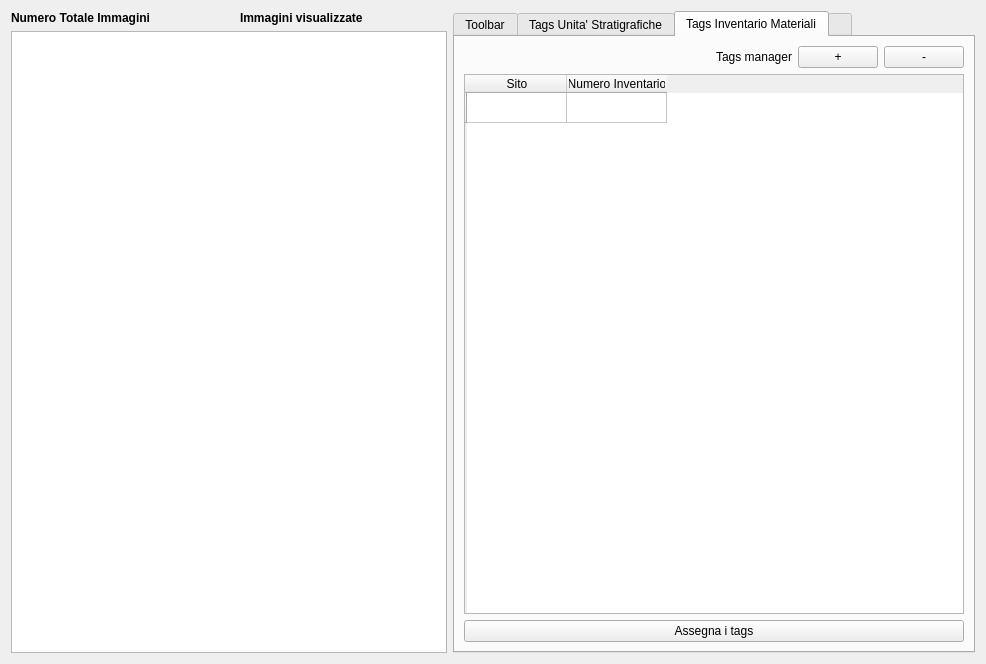
<?xml version="1.0" encoding="UTF-8"?>
<ui version="4.0">
 <class>DialogImageViewer</class>
 <widget class="QDialog" name="DialogImageViewer">
  <property name="geometry">
   <rect>
    <x>0</x>
    <y>0</y>
    <width>986</width>
    <height>664</height>
   </rect>
  </property>
  <property name="windowTitle">
   <string>Dialog</string>
  </property>
  <layout class="QGridLayout" name="gridLayout_2">
   <item row="0" column="0">
    <widget class="QSplitter" name="splitter">
     <property name="orientation">
      <enum>Qt::Horizontal</enum>
     </property>
     <widget class="QWidget" name="layoutWidget">
      <layout class="QGridLayout" name="gridLayout">
       <item row="0" column="3">
        <widget class="QLabel" name="label_img_visualizzate">
         <property name="text">
          <string/>
         </property>
        </widget>
       </item>
       <item row="0" column="1">
        <widget class="QLabel" name="label_num_tot_immagini">
         <property name="text">
          <string/>
         </property>
        </widget>
       </item>
       <item row="0" column="0">
        <widget class="QLabel" name="label_2">
         <property name="font">
          <font>
           <weight>75</weight>
           <bold>true</bold>
          </font>
         </property>
         <property name="text">
          <string>Numero Totale Immagini</string>
         </property>
        </widget>
       </item>
       <item row="0" column="2">
        <widget class="QLabel" name="label_4">
         <property name="font">
          <font>
           <weight>75</weight>
           <bold>true</bold>
          </font>
         </property>
         <property name="text">
          <string>Immagini visualizzate</string>
         </property>
        </widget>
       </item>
       <item row="1" column="0" colspan="4">
        <widget class="QListWidget" name="iconListWidget">
         <property name="frameShape">
          <enum>QFrame::StyledPanel</enum>
         </property>
         <property name="frameShadow">
          <enum>QFrame::Sunken</enum>
         </property>
         <property name="lineWidth">
          <number>2</number>
         </property>
         <property name="midLineWidth">
          <number>2</number>
         </property>
         <property name="showDropIndicator" stdset="0">
          <bool>false</bool>
         </property>
         <property name="selectionMode">
          <enum>QAbstractItemView::NoSelection</enum>
         </property>
         <property name="iconSize">
          <size>
           <width>150</width>
           <height>150</height>
          </size>
         </property>
         <property name="textElideMode">
          <enum>Qt::ElideMiddle</enum>
         </property>
         <property name="movement">
          <enum>QListView::Snap</enum>
         </property>
         <property name="resizeMode">
          <enum>QListView::Adjust</enum>
         </property>
         <property name="layoutMode">
          <enum>QListView::Batched</enum>
         </property>
         <property name="gridSize">
          <size>
           <width>154</width>
           <height>154</height>
          </size>
         </property>
         <property name="viewMode">
          <enum>QListView::IconMode</enum>
         </property>
         <property name="modelColumn">
          <number>0</number>
         </property>
         <property name="uniformItemSizes">
          <bool>false</bool>
         </property>
         <property name="batchSize">
          <number>1000</number>
         </property>
        </widget>
       </item>
      </layout>
     </widget>
    </widget>
   </item>
   <item row="0" column="1">
    <widget class="QTabWidget" name="tabWidget">
     <property name="currentIndex">
      <number>2</number>
     </property>
     <widget class="QWidget" name="tab_1">
      <attribute name="title">
       <string>Toolbar</string>
      </attribute>
      <layout class="QFormLayout" name="formLayout">
       <property name="fieldGrowthPolicy">
        <enum>QFormLayout::AllNonFixedFieldsGrow</enum>
       </property>
       <item row="0" column="0" colspan="2">
        <layout class="QGridLayout" name="gridLayout_4">
         <item row="1" column="0" colspan="2">
          <layout class="QGridLayout" name="gridLayout_5">
           <item row="2" column="0">
            <widget class="QPushButton" name="pushButton_delete">
             <property name="font">
              <font>
               <pointsize>9</pointsize>
              </font>
             </property>
             <property name="toolTip">
              <string>Delete record</string>
             </property>
             <property name="text">
              <string/>
             </property>
             <property name="icon">
              <iconset>
               <normaloff>:/icons/delete.png</normaloff>:/images/delete.png</iconset>
             </property>
            </widget>
           </item>
           <item row="2" column="2">
            <widget class="QPushButton" name="pushButton_new_search">
             <property name="font">
              <font>
               <pointsize>9</pointsize>
              </font>
             </property>
             <property name="toolTip">
              <string>new search</string>
             </property>
             <property name="text">
              <string/>
             </property>
             <property name="icon">
              <iconset>
               <normaloff>:/icons/new_search.png</normaloff>:/images/new_search.png</iconset>
             </property>
            </widget>
           </item>
           <item row="2" column="3">
            <widget class="QPushButton" name="pushButton_search_go">
             <property name="font">
              <font>
               <pointsize>9</pointsize>
              </font>
             </property>
             <property name="toolTip">
              <string>search !!!</string>
             </property>
             <property name="text">
              <string/>
             </property>
             <property name="icon">
              <iconset>
               <normaloff>:/icons/search.png</normaloff>:/images/search.png</iconset>
             </property>
            </widget>
           </item>
           <item row="2" column="6">
            <widget class="QPushButton" name="pushButton_sort">
             <property name="font">
              <font>
               <pointsize>9</pointsize>
              </font>
             </property>
             <property name="toolTip">
              <string>Order by</string>
             </property>
             <property name="text">
              <string/>
             </property>
             <property name="icon">
              <iconset>
               <normaloff>:/icons/sort.png</normaloff>:/images/sort.png</iconset>
             </property>
            </widget>
           </item>
           <item row="2" column="4">
            <widget class="QPushButton" name="pushButton_view_all">
             <property name="font">
              <font>
               <pointsize>9</pointsize>
              </font>
             </property>
             <property name="toolTip">
              <string>View alls records</string>
             </property>
             <property name="text">
              <string/>
             </property>
             <property name="icon">
              <iconset>
               <normaloff>:/icons/view_all.png</normaloff>:/images/view_all.png</iconset>
             </property>
            </widget>
           </item>
           <item row="0" column="0">
            <widget class="QPushButton" name="pushButton_last_rec">
             <property name="toolTip">
              <string>Last rec</string>
             </property>
             <property name="text">
              <string/>
             </property>
             <property name="icon">
              <iconset>
               <normaloff>:/icons/7_rightArrows.png</normaloff>:/images/7_rightArrows.png</iconset>
             </property>
            </widget>
           </item>
           <item row="0" column="1">
            <widget class="QPushButton" name="pushButton_first_rec">
             <property name="toolTip">
              <string>First rec</string>
             </property>
             <property name="text">
              <string/>
             </property>
             <property name="icon">
              <iconset>
               <normaloff>:/icons/5_leftArrows.png</normaloff>:/images/5_leftArrows.png</iconset>
             </property>
            </widget>
           </item>
           <item row="0" column="2">
            <widget class="QPushButton" name="pushButton_prev_rec">
             <property name="toolTip">
              <string>Prev rec</string>
             </property>
             <property name="text">
              <string/>
             </property>
             <property name="icon">
              <iconset>
               <normaloff>:/icons/4_leftArrow.png</normaloff>:/images/4_leftArrow.png</iconset>
             </property>
            </widget>
           </item>
           <item row="0" column="3">
            <widget class="QPushButton" name="pushButton_next_rec">
             <property name="toolTip">
              <string>Next rec</string>
             </property>
             <property name="text">
              <string/>
             </property>
             <property name="icon">
              <iconset>
               <normaloff>:/icons/6_rightArrow.png</normaloff>:/images/6_rightArrow.png</iconset>
             </property>
            </widget>
           </item>
           <item row="0" column="4">
            <widget class="QPushButton" name="pushButton_new_rec">
             <property name="font">
              <font>
               <pointsize>9</pointsize>
              </font>
             </property>
             <property name="toolTip">
              <string>New record</string>
             </property>
             <property name="text">
              <string/>
             </property>
             <property name="icon">
              <iconset>
               <normaloff>:/icons/newrec.png</normaloff>:/images/newrec.png</iconset>
             </property>
            </widget>
           </item>
           <item row="0" column="6">
            <widget class="QPushButton" name="pushButton_save">
             <property name="font">
              <font>
               <pointsize>9</pointsize>
              </font>
             </property>
             <property name="toolTip">
              <string>Save</string>
             </property>
             <property name="text">
              <string/>
             </property>
             <property name="icon">
              <iconset>
               <normaloff>:/icons/b_save.png</normaloff>:/images/b_save.png</iconset>
             </property>
             <property name="autoDefault">
              <bool>false</bool>
             </property>
            </widget>
           </item>
          </layout>
         </item>
         <item row="0" column="0">
          <widget class="QLabel" name="label_29">
           <property name="font">
            <font>
             <weight>75</weight>
             <bold>true</bold>
            </font>
           </property>
           <property name="text">
            <string>DBMS Toolbar</string>
           </property>
          </widget>
         </item>
         <item row="0" column="1">
          <widget class="QPushButton" name="pushButton_openMedia">
           <property name="text">
            <string>Apri Immagini</string>
           </property>
          </widget>
         </item>
        </layout>
       </item>
       <item row="1" column="0">
        <widget class="QPushButton" name="pushButton_chose_dir">
         <property name="text">
          <string>Carica le immagini nel DB</string>
         </property>
        </widget>
       </item>
       <item row="4" column="0">
        <widget class="QLabel" name="label_5">
         <property name="font">
          <font>
           <pointsize>14</pointsize>
           <weight>75</weight>
           <bold>true</bold>
          </font>
         </property>
         <property name="text">
          <string>Tags</string>
         </property>
        </widget>
       </item>
       <item row="5" column="0" colspan="2">
        <widget class="QTableWidget" name="tableWidget_tags">
         <column>
          <property name="text">
           <string>ID tag</string>
          </property>
          <property name="background">
           <color>
            <red>255</red>
            <green>255</green>
            <blue>255</blue>
           </color>
          </property>
         </column>
         <column>
          <property name="text">
           <string>Categoria Tag</string>
          </property>
          <property name="background">
           <color>
            <red>255</red>
            <green>255</green>
            <blue>255</blue>
           </color>
          </property>
         </column>
         <column>
          <property name="text">
           <string>Tag</string>
          </property>
          <property name="background">
           <color>
            <red>24</red>
            <green>183</green>
            <blue>240</blue>
           </color>
          </property>
         </column>
        </widget>
       </item>
       <item row="4" column="1">
        <widget class="QToolButton" name="toolButton_tags_on_off">
         <property name="focusPolicy">
          <enum>Qt::TabFocus</enum>
         </property>
         <property name="toolTip">
          <string>Attiva/disattiva la visualizzazione dei tags</string>
         </property>
         <property name="text">
          <string>Tags viewer on/off</string>
         </property>
         <property name="checkable">
          <bool>true</bool>
         </property>
         <property name="autoRepeatDelay">
          <number>300</number>
         </property>
         <property name="toolButtonStyle">
          <enum>Qt::ToolButtonIconOnly</enum>
         </property>
        </widget>
       </item>
       <item row="3" column="0" colspan="2">
        <widget class="Line" name="line">
         <property name="minimumSize">
          <size>
           <width>500</width>
           <height>0</height>
          </size>
         </property>
         <property name="orientation">
          <enum>Qt::Horizontal</enum>
         </property>
        </widget>
       </item>
       <item row="6" column="0">
        <widget class="QPushButton" name="pushButton_remove_tags">
         <property name="text">
          <string>Rimuovi tags</string>
         </property>
        </widget>
       </item>
      </layout>
     </widget>
     <widget class="QWidget" name="tab_2">
      <attribute name="title">
       <string>Tags Unita' Stratigrafiche</string>
      </attribute>
      <layout class="QGridLayout" name="gridLayout_3">
       <item row="0" column="0">
        <layout class="QVBoxLayout" name="verticalLayout_2">
         <item>
          <layout class="QHBoxLayout" name="horizontalLayout">
           <item>
            <spacer name="horizontalSpacer">
             <property name="orientation">
              <enum>Qt::Horizontal</enum>
             </property>
             <property name="sizeHint" stdset="0">
              <size>
               <width>40</width>
               <height>20</height>
              </size>
             </property>
            </spacer>
           </item>
           <item>
            <widget class="QLabel" name="label">
             <property name="text">
              <string>Tags manager</string>
             </property>
            </widget>
           </item>
           <item>
            <widget class="QPushButton" name="pushButton_addRow_US">
             <property name="text">
              <string>+</string>
             </property>
            </widget>
           </item>
           <item>
            <widget class="QPushButton" name="pushButton_removeRow_US">
             <property name="text">
              <string>-</string>
             </property>
            </widget>
           </item>
          </layout>
         </item>
         <item>
          <widget class="QTableWidget" name="tableWidgetTags_US">
           <row>
            <property name="text">
             <string/>
            </property>
           </row>
           <column>
            <property name="text">
             <string>Sito</string>
            </property>
           </column>
           <column>
            <property name="text">
             <string>Area</string>
            </property>
           </column>
           <column>
            <property name="text">
             <string>US</string>
            </property>
           </column>
          </widget>
         </item>
         <item>
          <widget class="QPushButton" name="pushButton_assignTags_US">
           <property name="text">
            <string>Assegna i tags</string>
           </property>
          </widget>
         </item>
        </layout>
       </item>
      </layout>
      <zorder></zorder>
     </widget>
     <widget class="QWidget" name="tab">
      <attribute name="title">
       <string>Tags Inventario Materiali</string>
      </attribute>
      <layout class="QGridLayout" name="gridLayout_6">
       <item row="0" column="0">
        <layout class="QVBoxLayout" name="verticalLayout_3">
         <item>
          <layout class="QHBoxLayout" name="horizontalLayout_2">
           <item>
            <spacer name="horizontalSpacer_2">
             <property name="orientation">
              <enum>Qt::Horizontal</enum>
             </property>
             <property name="sizeHint" stdset="0">
              <size>
               <width>40</width>
               <height>20</height>
              </size>
             </property>
            </spacer>
           </item>
           <item>
            <widget class="QLabel" name="label_3">
             <property name="text">
              <string>Tags manager</string>
             </property>
            </widget>
           </item>
           <item>
            <widget class="QPushButton" name="pushButton_addRow_MAT">
             <property name="text">
              <string>+</string>
             </property>
            </widget>
           </item>
           <item>
            <widget class="QPushButton" name="pushButton_removeRow_MAT">
             <property name="text">
              <string>-</string>
             </property>
            </widget>
           </item>
          </layout>
         </item>
         <item>
          <widget class="QTableWidget" name="tableWidgetTags_MAT">
           <row>
            <property name="text">
             <string/>
            </property>
           </row>
           <column>
            <property name="text">
             <string>Sito</string>
            </property>
           </column>
           <column>
            <property name="text">
             <string>Numero Inventario</string>
            </property>
           </column>
          </widget>
         </item>
         <item>
          <widget class="QPushButton" name="pushButton_assignTags_MAT">
           <property name="text">
            <string>Assegna i tags</string>
           </property>
          </widget>
         </item>
        </layout>
       </item>
      </layout>
     </widget>
     <widget class="QWidget" name="tab_3">
      <attribute name="title">
       <string/>
      </attribute>
      <widget class="QWidget" name="layoutWidget_2">
       <property name="geometry">
        <rect>
         <x>10</x>
         <y>10</y>
         <width>461</width>
         <height>87</height>
        </rect>
       </property>
       <layout class="QGridLayout" name="gridLayout_7">
        <item row="1" column="0" colspan="2">
         <layout class="QGridLayout" name="gridLayout_8">
          <item row="2" column="0">
           <widget class="QPushButton" name="pushButton_delete_2">
            <property name="font">
             <font>
              <pointsize>9</pointsize>
             </font>
            </property>
            <property name="toolTip">
             <string>Delete record</string>
            </property>
            <property name="text">
             <string/>
            </property>
            <property name="icon">
             <iconset>
              <normaloff>:/icons/delete.png</normaloff>:/images/delete.png</iconset>
            </property>
           </widget>
          </item>
          <item row="2" column="2">
           <widget class="QPushButton" name="pushButton_new_search_2">
            <property name="font">
             <font>
              <pointsize>9</pointsize>
             </font>
            </property>
            <property name="toolTip">
             <string>new search</string>
            </property>
            <property name="text">
             <string/>
            </property>
            <property name="icon">
             <iconset>
              <normaloff>:/icons/new_search.png</normaloff>:/images/new_search.png</iconset>
            </property>
           </widget>
          </item>
          <item row="2" column="3">
           <widget class="QPushButton" name="pushButton_search_go_2">
            <property name="font">
             <font>
              <pointsize>9</pointsize>
             </font>
            </property>
            <property name="toolTip">
             <string>search !!!</string>
            </property>
            <property name="text">
             <string/>
            </property>
            <property name="icon">
             <iconset>
              <normaloff>:/icons/search.png</normaloff>:/images/search.png</iconset>
            </property>
           </widget>
          </item>
          <item row="2" column="6">
           <widget class="QPushButton" name="pushButton_sort_2">
            <property name="font">
             <font>
              <pointsize>9</pointsize>
             </font>
            </property>
            <property name="toolTip">
             <string>Order by</string>
            </property>
            <property name="text">
             <string/>
            </property>
            <property name="icon">
             <iconset>
              <normaloff>:/icons/sort.png</normaloff>:/images/sort.png</iconset>
            </property>
           </widget>
          </item>
          <item row="2" column="4">
           <widget class="QPushButton" name="pushButton_view_all_2">
            <property name="font">
             <font>
              <pointsize>9</pointsize>
             </font>
            </property>
            <property name="toolTip">
             <string>View alls records</string>
            </property>
            <property name="text">
             <string/>
            </property>
            <property name="icon">
             <iconset>
              <normaloff>:/icons/view_all.png</normaloff>:/images/view_all.png</iconset>
            </property>
           </widget>
          </item>
          <item row="0" column="0">
           <widget class="QPushButton" name="pushButton_last_rec_2">
            <property name="toolTip">
             <string>Last rec</string>
            </property>
            <property name="text">
             <string/>
            </property>
            <property name="icon">
             <iconset>
              <normaloff>:/icons/7_rightArrows.png</normaloff>:/images/7_rightArrows.png</iconset>
            </property>
           </widget>
          </item>
          <item row="0" column="1">
           <widget class="QPushButton" name="pushButton_first_rec_2">
            <property name="toolTip">
             <string>First rec</string>
            </property>
            <property name="text">
             <string/>
            </property>
            <property name="icon">
             <iconset>
              <normaloff>:/icons/5_leftArrows.png</normaloff>:/images/5_leftArrows.png</iconset>
            </property>
           </widget>
          </item>
          <item row="0" column="2">
           <widget class="QPushButton" name="pushButton_prev_rec_2">
            <property name="toolTip">
             <string>Prev rec</string>
            </property>
            <property name="text">
             <string/>
            </property>
            <property name="icon">
             <iconset>
              <normaloff>:/icons/4_leftArrow.png</normaloff>:/images/4_leftArrow.png</iconset>
            </property>
           </widget>
          </item>
          <item row="0" column="3">
           <widget class="QPushButton" name="pushButton_next_rec_2">
            <property name="toolTip">
             <string>Next rec</string>
            </property>
            <property name="text">
             <string/>
            </property>
            <property name="icon">
             <iconset>
              <normaloff>:/icons/6_rightArrow.png</normaloff>:/images/6_rightArrow.png</iconset>
            </property>
           </widget>
          </item>
          <item row="0" column="4">
           <widget class="QPushButton" name="pushButton_new_rec_2">
            <property name="font">
             <font>
              <pointsize>9</pointsize>
             </font>
            </property>
            <property name="toolTip">
             <string>New record</string>
            </property>
            <property name="text">
             <string/>
            </property>
            <property name="icon">
             <iconset>
              <normaloff>:/icons/newrec.png</normaloff>:/images/newrec.png</iconset>
            </property>
           </widget>
          </item>
          <item row="0" column="6">
           <widget class="QPushButton" name="pushButton_save_2">
            <property name="font">
             <font>
              <pointsize>9</pointsize>
             </font>
            </property>
            <property name="toolTip">
             <string>Save</string>
            </property>
            <property name="text">
             <string/>
            </property>
            <property name="icon">
             <iconset>
              <normaloff>:/icons/b_save.png</normaloff>:/images/b_save.png</iconset>
            </property>
            <property name="autoDefault">
             <bool>false</bool>
            </property>
           </widget>
          </item>
         </layout>
        </item>
        <item row="0" column="0">
         <widget class="QLabel" name="label_30">
          <property name="font">
           <font>
            <weight>75</weight>
            <bold>true</bold>
           </font>
          </property>
          <property name="text">
           <string>DBMS Toolbar</string>
          </property>
         </widget>
        </item>
        <item row="0" column="1">
         <widget class="QPushButton" name="pushButton_openMedia_2">
          <property name="text">
           <string>Apri Immagini</string>
          </property>
         </widget>
        </item>
       </layout>
      </widget>
     </widget>
    </widget>
   </item>
  </layout>
 </widget>
 <resources/>
 <connections/>
</ui>
